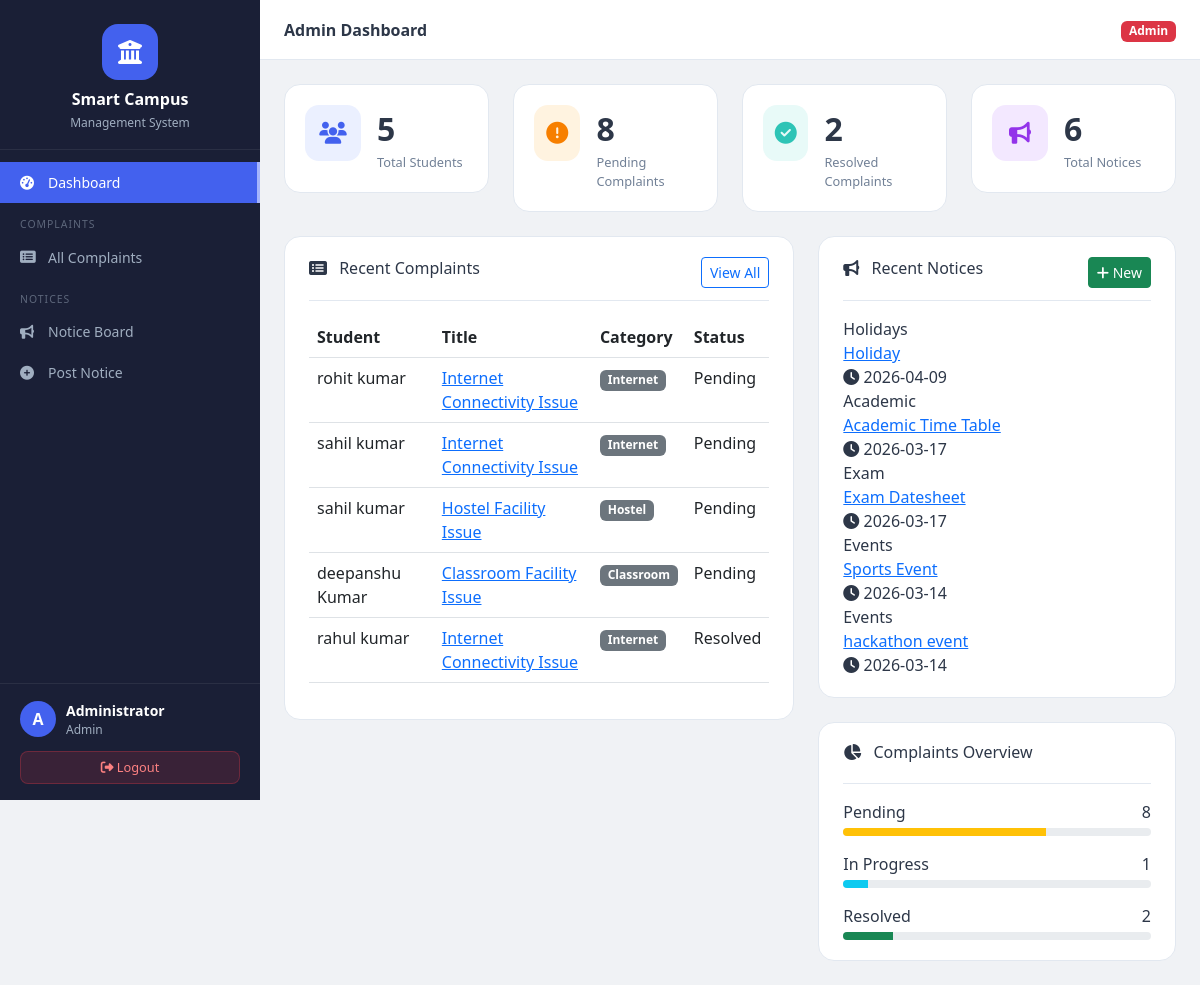
The page / (signed in) on the database its author committed.
### tables this page shows
CREATE TABLE complaints (
        id INTEGER PRIMARY KEY AUTOINCREMENT,
        user_id INTEGER NOT NULL,
        title TEXT NOT NULL,
        category TEXT NOT NULL,
        description TEXT NOT NULL,
        status TEXT NOT NULL DEFAULT 'Pending',
        admin_note TEXT,
        created_at TEXT NOT NULL,
        updated_at TEXT NOT NULL,
        FOREIGN KEY (user_id) REFERENCES users(id)
    );

CREATE TABLE users (
        id INTEGER PRIMARY KEY AUTOINCREMENT,
        name TEXT NOT NULL,
        email TEXT UNIQUE NOT NULL,
        password TEXT NOT NULL,
        role TEXT NOT NULL DEFAULT 'user',
        created_at TEXT NOT NULL
    );

CREATE TABLE notices (
        id INTEGER PRIMARY KEY AUTOINCREMENT,
        admin_id INTEGER NOT NULL,
        title TEXT NOT NULL,
        category TEXT NOT NULL,
        content TEXT NOT NULL,
        created_at TEXT NOT NULL,
        updated_at TEXT NOT NULL, qr_code TEXT,
        FOREIGN KEY (admin_id) REFERENCES users(id)
    );

### routes/dashboard.py (the view, shortened to what this page needs)
@dashboard_bp.route('/')
@login_required
def index():
    conn = get_connection()
    if session['user_role'] == 'admin':
        total_users = conn.execute(
            "SELECT COUNT(*) as c FROM users WHERE role='user'"
        ).fetchone()['c']
        total_complaints = conn.execute(
            "SELECT COUNT(*) as c FROM complaints"
        ).fetchone()['c']
        pending = conn.execute(
            "SELECT COUNT(*) as c FROM complaints WHERE status='Pending'"
        ).fetchone()['c']
        inprogress = conn.execute(
            "SELECT COUNT(*) as c FROM complaints WHERE status='In Progress'"
        ).fetchone()['c']
        resolved = conn.execute(
            "SELECT COUNT(*) as c FROM complaints WHERE status='Resolved'"
        ).fetchone()['c']
        total_notices = conn.execute(
            "SELECT COUNT(*) as c FROM notices"
        ).fetchone()['c']
        recent_complaints = conn.execute(
            """
            SELECT c.*, u.name as user_name
            FROM complaints c
            JOIN users u ON c.user_id = u.id
            ORDER BY c.created_at DESC
            LIMIT 5
            """
        ).fetchall()
        recent_notices = conn.execute(
            "SELECT * FROM notices ORDER BY created_at DESC LIMIT 5"
        ).fetchall()
        if total_complaints > 0:
            pending_percent = int((pending / total_complaints) * 100)
            progress_percent = int((inprogress / total_complaints) * 100)
            resolved_percent = int((resolved / total_complaints) * 100)
        else:
            pending_percent = 0
            progress_percent = 0
            resolved_percent = 0
        conn.close()
        return render_template(
            'admin/dashboard.html',
            total_users=total_users,
            total_complaints=total_complaints,
            pending=pending,
            inprogress=inprogress,
            resolved=resolved,
            total_notices=total_notices,
            recent_complaints=recent_complaints,
            recent_notices=recent_notices,
            pending_percent=pending_percent,
            progress_percent=progress_percent,
            resolved_percent=resolved_percent
        )

### models/database.py (called while the page is built)
def get_connection():
    conn = sqlite3.connect(DB_PATH)
    conn.row_factory = sqlite3.Row
    conn.execute("PRAGMA foreign_keys = ON")
    return conn

### routes/dashboard.py (called while the page is built)
def login_required(f):
    @wraps(f)
    def decorated(*args, **kwargs):
        if 'user_id' not in session:
            return redirect(url_for('auth.login'))
        return f(*args, **kwargs)
    return decorated

### templates/admin/dashboard.html (shortened to what this page needs)
{% extends 'base.html' %}
{% block page_title %}Admin Dashboard{% endblock %}
{% block content %}
<div class="row g-4 mb-4">
<div class="col-sm-6 col-xl-3">
<div class="stat-card stat-blue">
<div class="stat-icon"><i class="fas fa-users"></i></div>
<div class="stat-info">
<div class="stat-number">{{ total_users }}</div>
<div class="stat-label">Total Students</div>
</div>
</div>
</div>
<div class="col-sm-6 col-xl-3">
<div class="stat-card stat-orange">
<div class="stat-icon"><i class="fas fa-exclamation-circle"></i></div>
<div class="stat-info">
<div class="stat-number">{{ pending }}</div>
<div class="stat-label">Pending Complaints</div>
</div>
</div>
</div>
<div class="col-sm-6 col-xl-3">
<div class="stat-card stat-green">
<div class="stat-icon"><i class="fas fa-check-circle"></i></div>
<div class="stat-info">
<div class="stat-number">{{ resolved }}</div>
<div class="stat-label">Resolved Complaints</div>
</div>
</div>
</div>
<div class="col-sm-6 col-xl-3">
<div class="stat-card stat-purple">
<div class="stat-icon"><i class="fas fa-bullhorn"></i></div>
<div class="stat-info">
<div class="stat-number">{{ total_notices }}</div>
<div class="stat-label">Total Notices</div>
</div>
</div>
</div>
</div>
<div class="row g-4">
<div class="col-lg-7">
<div class="card-box">
<div class="card-box-header">
<h6>
<i class="fas fa-list-alt me-2"></i>
Recent Complaints
</h6>
<a href="{{ url_for('complaints.all_complaints') }}"
class="btn btn-sm btn-outline-primary">
View All
</a>
</div>
{% if recent_complaints %}
<div class="table-responsive">
<table class="table table-hover">
<thead>
<tr>
<th>Student</th>
<th>Title</th>
<th>Category</th>
<th>Status</th>
</tr>
</thead>
<tbody>
{% for c in recent_complaints %}
<tr>
<td>{{ c.user_name }}</td>
<td>
<a href="{{ url_for('complaints.view', complaint_id=c.id) }}">
{{ c.title[:30] }}
</a>
</td>
<td>
<span class="badge bg-secondary">
{{ c.category }}
</span>
</td>
<td>
<span class="status-badge status-{{ c.status|lower|replace(' ','-') }}">
{{ c.status }}
</span>
</td>
</tr>
{% endfor %}
</tbody>
</table>
</div>
{% else %}
<div class="empty-state">
<i class="fas fa-inbox"></i>
<p>No complaints yet</p>
</div>
{% endif %}
</div>
</div>
<div class="col-lg-5">
<div class="card-box">
<div class="card-box-header">
<h6>
<i class="fas fa-bullhorn me-2"></i>
Recent Notices
</h6>
<a href="{{ url_for('notices.create') }}"
class="btn btn-sm btn-success">
<i class="fas fa-plus"></i>
New
</a>
</div>
{% if recent_notices %}
<div class="notice-list">
{% for n in recent_notices %}
<div class="notice-item">
<div class="notice-category-badge cat-{{ n.category|lower }}">
{{ n.category }}
</div>
<div class="notice-item-title">
<a href="{{ url_for('notices.view', notice_id=n.id) }}">
{{ n.title }}
</a>
</div>
<div class="notice-item-date">
<i class="fas fa-clock"></i>
{{ n.created_at[:10] }}
</div>
</div>
{% endfor %}
</div>
{% else %}
<div class="empty-state">
<i class="fas fa-sticky-note"></i>
<p>No notices posted</p>
</div>
{% endif %}
</div>
<div class="card-box mt-4">
<div class="card-box-header">
<h6>
<i class="fas fa-chart-pie me-2"></i>
Complaints Overview
</h6>
</div>
<div class="stats-overview">
<div class="progress-item">
<div class="d-flex justify-content-between mb-1">
<span>Pending</span>
<span>{{ pending }}</span>
</div>
<div class="progress" style="height:8px">
<div class="progress-bar bg-warning"
style="width: {{ pending_percent }}%">
</div>
</div>
</div>
<div class="progress-item mt-3">
<div class="d-flex justify-content-between mb-1">
<span>In Progress</span>
<span>{{ inprogress }}</span>
</div>
<div class="progress" style="height:8px">
<div class="progress-bar bg-info"
style="width: {{ progress_percent }}%">
</div>
</div>
</div>
<div class="progress-item mt-3">
<div class="d-flex justify-content-between mb-1">
<span>Resolved</span>
<span>{{ resolved }}</span>
</div>
<div class="progress" style="height:8px">
<div class="progress-bar bg-success"
style="width: {{ resolved_percent }}%">
</div>
</div>
</div>
</div>
</div>
</div>
</div>
{% endblock %}

### templates/base.html (shortened to what this page needs)
<!DOCTYPE html>
<html lang="en">
<head>
    <link rel="stylesheet" href="https://cdn.jsdelivr.net/npm/bootstrap@5.3.0/dist/css/bootstrap.min.css">
    <link rel="stylesheet" href="https://cdnjs.cloudflare.com/ajax/libs/font-awesome/6.4.0/css/all.min.css">
    <link rel="stylesheet" href="{{ url_for('static', filename='css/style.css') }}">
</head>
<body>
{% if session.user_id %}
<div class="d-flex" id="wrapper">
    <nav id="sidebar" class="sidebar">
        <div class="sidebar-header">
            <div class="sidebar-logo">
                <i class="fas fa-university"></i>
            </div>
            <h5>Smart Campus</h5>
            <small>Management System</small>
        </div>
        <ul class="sidebar-nav">
            <li>
                <a href="{{ url_for('dashboard.index') }}" class="{% if request.endpoint == 'dashboard.index' %}active{% endif %}">
                    <i class="fas fa-tachometer-alt"></i> Dashboard
                </a>
            </li>
            {% if session.user_role == 'admin' %}
            <li class="nav-section">COMPLAINTS</li>
            <li>
                <a href="{{ url_for('complaints.all_complaints') }}" class="{% if request.endpoint == 'complaints.all_complaints' %}active{% endif %}">
                    <i class="fas fa-list-alt"></i> All Complaints
                </a>
            </li>
            <li class="nav-section">NOTICES</li>
            <li>
                <a href="{{ url_for('notices.index') }}" class="{% if request.endpoint == 'notices.index' %}active{% endif %}">
                    <i class="fas fa-bullhorn"></i> Notice Board
                </a>
            </li>
            <li>
                <a href="{{ url_for('notices.create') }}" class="{% if request.endpoint == 'notices.create' %}active{% endif %}">
                    <i class="fas fa-plus-circle"></i> Post Notice
                </a>
            </li>
            {% endif %}
        </ul>
        <div class="sidebar-footer">
            <div class="user-info">
                <div class="user-avatar">
                    {{ session.user_name[0]|upper }}
                </div>
                <div>
                    <div class="user-name">{{ session.user_name }}</div>
                    <div class="user-role">{{ session.user_role|capitalize }}</div>
                </div>
            </div>
            <a href="{{ url_for('auth.logout') }}" class="btn btn-logout">
                <i class="fas fa-sign-out-alt"></i> Logout
            </a>
        </div>
    </nav>
    <div id="content-wrapper">
        <nav class="topbar">
            <div class="topbar-title">{% block page_title %}Dashboard{% endblock %}</div>
            <div class="topbar-right">
                <span class="badge {% if session.user_role == 'admin' %}bg-danger{% else %}bg-primary{% endif %}">
                    {{ session.user_role|capitalize }}
                </span>
            </div>
        </nav>
        <main class="main-content">
            {% block content %}{% endblock %}
        </main>
    </div>
</div>
{% else %}
{% block auth_content %}{% endblock %}
{% endif %}
</body>
</html>

### static/css/style.css (style rules this page uses)
:root { --primary: #4361ee; --primary-dark: #3451d1; --success: #2ec4b6; --warning: #f77f00; --danger: #e63946; --sidebar-bg: #1a1f36; --sidebar-text: #a0aec0; --sidebar-active: #4361ee; --bg: #f0f2f5; --card-bg: #ffffff; --text: #2d3748; --border: #e2e8f0; }
* { box-sizing:border-box; }
body { font-family:'Segoe UI',system-ui,-apple-system,sans-serif; background:var(--bg); color:var(--text); margin:0; }
#wrapper { display:flex; min-height:100vh; width:100%; }
.sidebar { width:260px; min-height:100vh; background:var(--sidebar-bg); display:flex; flex-direction:column; position:fixed; left:0; top:0; z-index:100; transition:transform .3s ease; }
.sidebar-header { padding:24px 20px 16px; border-bottom:1px solid rgba(255,255,255,.07); text-align:center; }
.sidebar-logo { width:56px; height:56px; background:var(--primary); border-radius:16px; display:flex; align-items:center; justify-content:center; font-size:24px; color:#fff; margin:0 auto 10px; }
.sidebar-header h5 { color:#fff; margin:0; font-weight:700; font-size:1rem; }
.sidebar-header small { color:var(--sidebar-text); font-size:.75rem; }
.sidebar-nav { list-style:none; padding:12px 0; margin:0; flex:1; overflow-y:auto; }
.sidebar-nav li a { display:flex; align-items:center; gap:10px; padding:10px 20px; color:var(--sidebar-text); text-decoration:none; font-size:.875rem; transition:.2s; }
.sidebar-nav li a.active { background:var(--primary); color:#fff; border-right:3px solid #a5b4fc; }
.sidebar-nav li a i { width:18px; }
.nav-section { padding:14px 20px 4px; font-size:.65rem; letter-spacing:.1em; color:rgba(160,174,192,.5); text-transform:uppercase; }
.sidebar-footer { padding:16px 20px; border-top:1px solid rgba(255,255,255,.07); }
.user-info { display:flex; align-items:center; gap:10px; margin-bottom:12px; }
.user-avatar { width:36px; height:36px; background:var(--primary); border-radius:50%; display:flex; align-items:center; justify-content:center; color:#fff; font-weight:700; }
.user-name { color:#fff; font-size:.875rem; font-weight:600; }
.user-role { color:var(--sidebar-text); font-size:.75rem; }
.btn-logout { width:100%; background:rgba(230,57,70,.15); color:#fc8181; border:1px solid rgba(230,57,70,.3); font-size:.8rem; padding:6px 12px; border-radius:8px; }
#content-wrapper { margin-left:260px; flex:1; display:flex; flex-direction:column; width:100%; min-height:100vh; }
.topbar { background:#fff; border-bottom:1px solid var(--border); padding:0 24px; height:60px; display:flex; align-items:center; gap:16px; position:sticky; top:0; z-index:50; }
.topbar-title { font-weight:600; flex:1; }
.main-content { flex:1; padding:24px; width:100%; }
.stat-card { background:#fff; border-radius:16px; padding:20px; display:flex; gap:16px; border:1px solid var(--border); }
.stat-icon { width:56px; height:56px; border-radius:14px; display:flex; align-items:center; justify-content:center; font-size:22px; }
.stat-blue .stat-icon { background:#ebf0ff;color:var(--primary); }
.stat-orange .stat-icon { background:#fff3e0;color:var(--warning); }
.stat-green .stat-icon { background:#e8faf8;color:var(--success); }
.stat-purple .stat-icon { background:#f3e8ff;color:#9333ea; }
.stat-number { font-size:2rem; font-weight:700; }
.stat-label { font-size:.8rem; color:#718096; }
.card-box { background:#fff; border-radius:16px; padding:20px 24px; border:1px solid var(--border); width:100%; }
.card-box-header { display:flex; justify-content:space-between; align-items:center; margin-bottom:16px; border-bottom:1px solid var(--border); padding-bottom:12px; }

### rows shown on the page
complaints: user_name "rohit kumar", title "Internet Connectivity Issue", category "Internet", status "Pending"
complaints: user_name "sahil kumar", title "Internet Connectivity Issue", category "Internet", status "Pending"
complaints: user_name "sahil kumar", title "Hostel Facility Issue", category "Hostel", status "Pending"
complaints: user_name "deepanshu Kumar", title "Classroom Facility Issue", category "Classroom", status "Pending"
complaints: user_name "rahul kumar", title "Internet Connectivity Issue", category "Internet", status "Resolved"
notices: category "Holidays", title "Holiday", created_at "2026-04-09"
notices: category "Academic", title "Academic Time Table", created_at "2026-03-17"
notices: category "Exam", title "Exam Datesheet", created_at "2026-03-17"
notices: category "Events", title "Sports Event", created_at "2026-03-14"
notices: category "Events", title "hackathon event", created_at "2026-03-14"

### other values the page prints
{{ session.user_name[0]|upper }} "A"
{{ session.user_name }} "Administrator"
{{ session.user_role|capitalize }} "Admin"
{{ total_users }} "5"
{{ pending }} "8"
{{ resolved }} "2"
{{ total_notices }} "6"
{{ inprogress }} "1"
